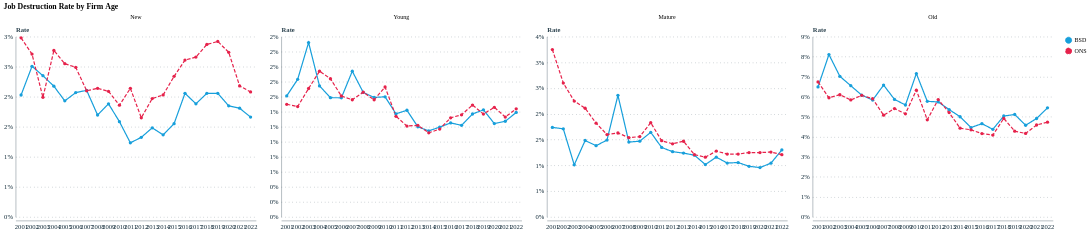

The notebook cell this image was saved under:
### Code cell
age_facet('jdr_total', 'jdr_total', 'Job Destruction Rate by Firm Age')

### Figure 1 — Vega-Lite specification as saved in the notebook (floating-point values rounded to 4 significant figures; data arrays with more than 128 entries replaced by an {"elided": "..."} marker saying what was removed)
{"config": {"font": "Circular Std", "mark": {"line": {"interpolate": "linear"}}, "view": {"stroke": "transparent", "width": 400, "height": 300}, "range": {"category": ["#179fdb", "#e6224b", "#f4c245", "#122b39", "#eb5c2e", "#36b7b4"], "diverging": ["#E6224B", "#E54753", "#C9C9C9", "#179FDB", "#122B39"], "heatmap": ["#C9C9C9", "#179FDB", "#0063AF", "#122B39"], "ordinal": ["#00A767", "#36B7B4", "#179FDB", "#0063AF", "#243B5A"]}, "axisX": {"labelColor": "#122b39", "tickColor": "#122b39", "domainColor": "#122b39", "domainOpacity": 0.5, "gridOpacity": 0, "labelFont": "Circular Std", "labelAngle": 0, "labelAlign": "center", "labelFontSize": 11, "labelPadding": 5, "tickCount": 10, "tickSize": 0, "title": ""}, "axisY": {"labelColor": "#122b39", "labelFont": "Circular Std", "tickColor": "#122b39", "domainColor": "#122b39", "gridColor": "#122b39", "gridDash": [1, 5], "gridOpacity": 0.5, "labelPadding": 5, "labelFontSize": 11, "domainOpacity": 0.5, "tickSize": 0, "title": null, "titleAlign": "left", "titleAngle": 0, "titleBaseline": "bottom", "titleColor": "#122b39", "titleOpacity": 0.9, "titleX": 0, "titleY": -7}}, "data": {"name": "data-dd25f74e982d6a9acb5f4c292bf24be7"}, "mark": {"type": "line", "point": true, "size": 2}, "encoding": {"color": {"field": "source", "legend": {"title": null}, "scale": {"domain": ["BSD", "ONS"], "range": ["#179fdb", "#e6224b"]}, "type": "nominal"}, "facet": {"field": "group", "sort": ["New", "Young", "Mature", "Old"], "title": null, "type": "nominal"}, "strokeDash": {"field": "source", "scale": {"domain": ["BSD", "ONS"], "range": [[1, 0], [6, 3]]}, "type": "nominal"}, "x": {"field": "year", "title": null, "type": "ordinal"}, "y": {"axis": {"format": ".0%"}, "field": "value", "title": "Rate", "type": "quantitative"}}, "resolve": {"scale": {"y": "independent"}}, "title": "Job Destruction Rate by Firm Age", "$schema": "https://vega.github.io/schema/vega-lite/v5.20.1.json", "datasets": {"data-dd25f74e982d6a9acb5f4c292bf24be7": {"elided": "176 records"}}}
